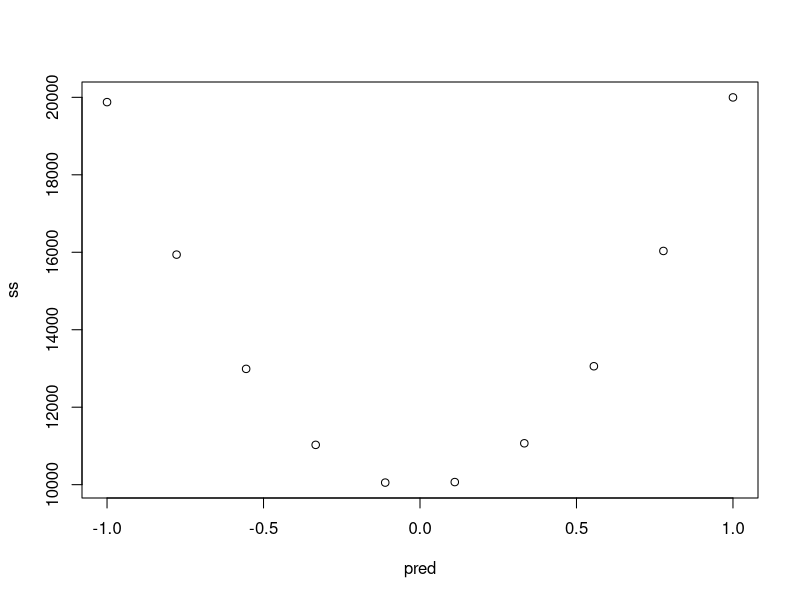

Source code (R): (Note: this script raises an error after producing the figure.)

#simulate data

y <- rnorm(10000)
mean(y)

ss <- c()
pred <- seq(-1,1,length.out = 10)
for (i in pred) {
  res <- sum((i - y)^2)
  ss <- c(ss, res)
}
ss
frame <- 1:length(ss)
my_df <-data.frame(pred,ss)

plot(pred,ss)

library(gganimate)

#animate the predictions appearing
a <- my_df %>%
  ggplot(aes(pred,ss, group = pred)) +
  geom_point(size = 5) +
  theme_minimal() +
  labs(x = 'our prediction', y = 'how much we miss (sum of squares)') +
  transition_reveal(along = pred)
animate(a)


my_df %>%
  ggplot(aes(pred,ss)) +
  geom_point(size = 5) +
  theme_minimal() +
  labs(x = 'our prediction', y = 'how much we miss (sum of squares)') +
  transition_time(pred) +
  shadow_mark(past = T, future=F, alpha=0.9)



# testing datasets ####
library(tidyverse)
d <- data("midwest")
glimpse(midwest)


table(midwest$state)


midwest %>%
  group_by(state)%>%
  reframe(q_10 = quantile(midwest$area, c(.1, .5, .9))) %>%
  


quantile(midwest[which(midwest$state == "IN"),]$area, c(.1,.5,.9))



list_q <- tapply(midwest$percadultpoverty, midwest$state, quantile, c(.1,.5,.9))

df_q <- data.frame()
df_q <- bind_rows(list_q[[1]], list_q[[2]], list_q[[3]], list_q[[4]], list_q[[5]])
colnames(df_q) <- c("q_10", "q_50", "q_90")

plot(1:5, df_q$q_10, ylim = c(0,20), type = "l", col = 2, lwd = 2, lty = 2)
lines(1:5, df_q$q_50, col = 4, lwd = 2, lty = 1)
lines(1:5, df_q$q_90, col = 2, lwd = 2, lty = 2)
axis(side = 3, at = 1:5, labels = unique(midwest$state))


midwest %>%
  ggplot() +
  geom_point(aes(x = percadultpoverty, y = percollege, color =popdensity), alpha = .8) +
  scale_color_gradient(values = c("#AAAAAA", "#CCCFFF"))
